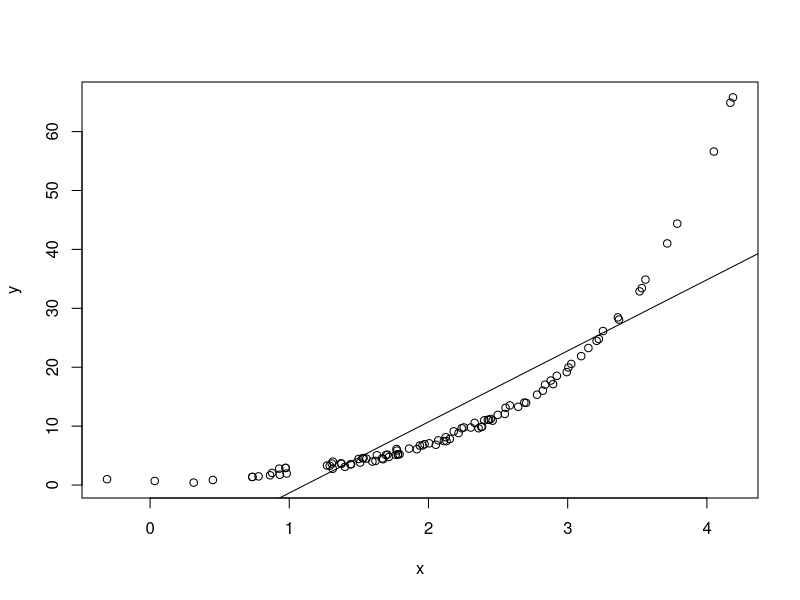

The R script that drew this image:
## ---- chunk 1
knitr::opts_chunk$set(echo = TRUE)
## ---- chunk 2
library(tidyverse)
## ---- chunk 3
set.seed(123)
x <- rnorm(100, 2, 1)
y <- exp(x) + rnorm(7, 0, 1)
linear <- lm(y  ~ x)
## ---- chunk 4
plot(x, y)
abline(a = coef(linear[1], b = coef(linear[2], lty = 2)))
## ---- chunk 5
summary(linear)
## ---- chunk 6
data <- data.frame(x, y)
data.samples <- sample(1:nrow(data), nrow(data) * 0.8, replace = FALSE)
training.data <- data[data.samples, ]
test.data <- data[-data.samples, ]
## ---- chunk 7
train.linear <- lm(y ~ x, training.data)
train.output <- predict(train.linear, test.data)
## ---- chunk 8
RMSE.df <- data.frame(predicted = train.output, actual = test.data$y, 
                      SE = ((train.output - test.data$y)^2/length(train.output)))

head(RMSE.df)
## ---- chunk 9
sqrt(sum(RMSE.df$SE))
## ---- chunk 10
train.polyn <- lm(y ~ poly(x, 4), training.data)
polyn.output <- predict(train.polyn, test.data)

RMSE.polyn.df <- data.frame(predicted = polyn.output, actual = test.data$y, 
                                  SE = ((polyn.output - test.data$y)^2/length(polyn.output)))

head(RMSE.polyn.df)
## ---- chunk 11
sqrt(sum(RMSE.polyn.df$SE))
## ---- chunk 12
train.exponential <- lm(y ~ exp(x) + x, training.data)
exponential.output <- predict(train.exponential, test.data)

RMSE.exponential.df <- data.frame(predicted = exponential.output, actual = test.data$y, 
                                  SE = ((exponential.output - test.data$y)^2/length(exponential.output)))

head(RMSE.exponential.df)
## ---- chunk 13
sqrt(sum(RMSE.exponential.df$SE))
